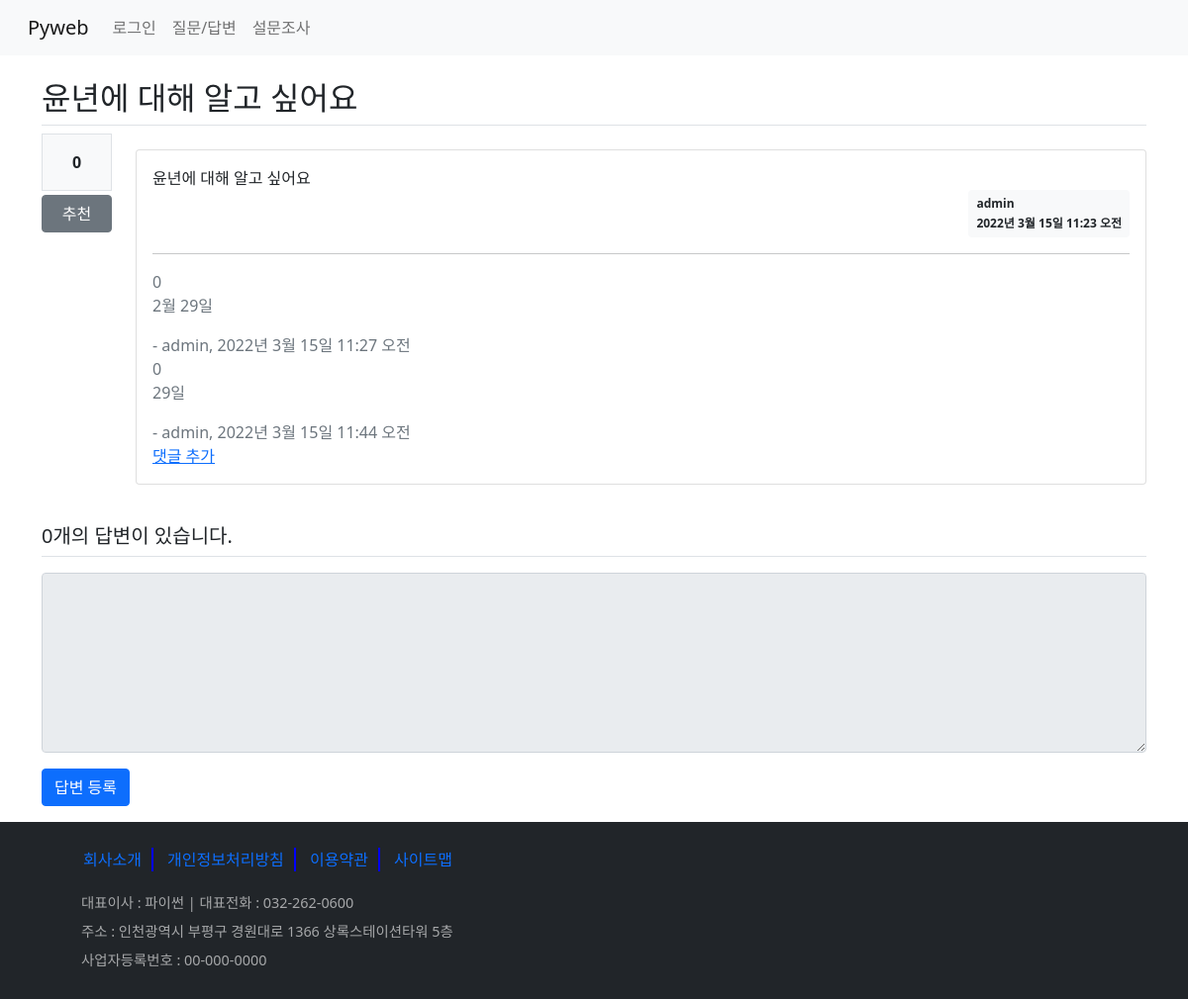
Page /board/30/ on the committed database.
### board/models.py (models this page shows, shortened)
class Question(models.Model):
    subject = models.CharField(max_length=200)
    content = models.TextField()
    create_date = models.DateTimeField()
    modify_date = models.DateTimeField(null=True, blank=True)  # null 허용, blank - 폼 데이터 null
    author = models.ForeignKey(User, on_delete=models.CASCADE, related_name='author_question')
    voter = models.ManyToManyField(User, related_name='voter_question')  # 추천수 - 다대다 관계

class Comment(models.Model):
    content = models.TextField()
    create_date = models.DateTimeField()
    modify_date = models.DateTimeField(null=True, blank=True)
    author = models.ForeignKey(User, on_delete=models.CASCADE)
    question = models.ForeignKey(Question, null=True, blank=True, on_delete=models.CASCADE)
    answer = models.ForeignKey(Answer, null=True, blank=True, on_delete=models.CASCADE)

### board/views/base_views.py (the view)
# urls.py: path('<int:question_id>/', base_views.detail, name='detail'),
def detail(request, question_id):
    question = get_object_or_404(Question, pk=question_id)  # url 경로 오류 처리
    context = {'question': question}
    return render(request, 'board/detail.html', context)

### templates/board/detail.html (shortened to what this page needs)
{% extends 'base.html' %}
{% block content %}
    <div class="container my-3">
        <h2 class="border-bottom py-2">{{ question.subject }}</h2>
        <div class="row">
            <div class="col-1">
                <div class="bg-light text-center border p-3 font-weight-bolder">
                    {{ question.voter.count }}
                </div>
                <a href="#" data-uri="{% url 'board:vote_question' question.id %}"
                   class="btn btn-secondary btn-block my-1 recommend">추천</a>
            </div>
            <div class="col-11">
                <div class="card my-3">
                    <div class="card-body">
                        <div class="card-text" style="white-space:pre-line">{{ question.content }}</div>
                        <div class="d-flex justify-content-end">
                            <div class="badge badge-light p-2 text-dark text-left">
                                <div class="mb-2">{{ question.author }}</div>
                                <div>{{ question.create_date }}</div>
                            </div>
                        </div>
                        <hr>
                        <div class="mt-3">
                            {% for comment in question.comment_set.all %}
                            <div class="text-muted">0
                                <p>{{ comment.content }}</p>
                                <span>- {{ comment.author }}, {{ comment.create_date }}</span>
                            </div>
                            {% endfor %}
                        </div>
                        <div>
                            <a href="{% url 'board:comment_create_question' question.id %}">댓글 추가</a>
                        </div>
                    </div>
                </div>
            </div>
        </div>
        <h5 class="border-bottom my-3 py-2">
            {{ question.answer_set.count }}개의 답변이 있습니다.
        </h5>
        <form action="{% url 'board:answer_create' question.id %}" method="post">
            <div class="form-group">
                <textarea name="content" rows="7" class="form-control"
                          {% if not user.is_authenticated %}disabled{% endif %}></textarea>
            </div>
            <input type="submit" value="답변 등록" class="btn btn-primary">
        </form>
    </div>
{% endblock %}

### rows in the picture
Question: subject "윤년에 대해 알고 싶어요", voter.count "0", content "윤년에 대해 알고 싶어요", author "admin", create_date "2022년 3월 15일 11:23 오전", answer_set.count "0"
Comment: content "2월 29일", author "admin", create_date "2022년 3월 15일 11:27 오전"
Comment: content "29일", author "admin", create_date "2022년 3월 15일 11:44 오전"
